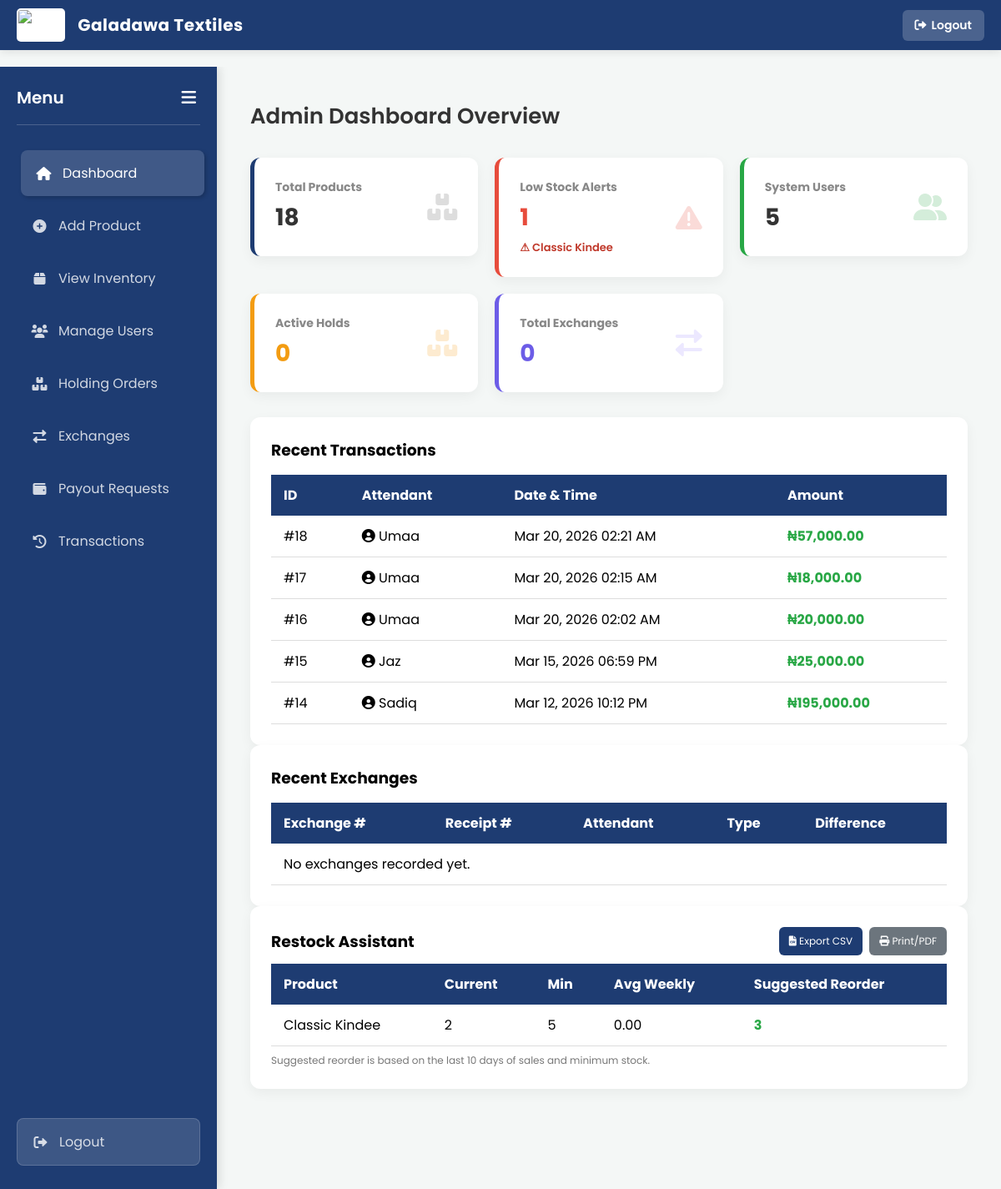
Page /admin/dashboard.php (signed in) on the committed database.
### tables this page shows
CREATE TABLE `sales` (
  `id` int(11) NOT NULL,
  `user_id` int(11) NOT NULL,
  `customer_name` varchar(100) DEFAULT 'Walk-in Customer',
  `total_amount` decimal(10,2) NOT NULL,
  `payment_method` enum('cash','transfer','pos') DEFAULT 'cash',
  `created_at` timestamp NOT NULL DEFAULT current_timestamp()
);

CREATE TABLE `users` (
  `id` int(11) NOT NULL,
  `username` varchar(50) NOT NULL,
  `password` varchar(255) NOT NULL,
  `role` enum('admin','sale_attendant') NOT NULL,
  `fullname` varchar(100) NOT NULL,
  `created_at` timestamp NOT NULL DEFAULT current_timestamp(),
  `status` enum('active','suspended') DEFAULT 'active'
);

CREATE TABLE `products` (
  `id` int(11) NOT NULL,
  `name` varchar(100) NOT NULL,
  `category` varchar(50) NOT NULL,
  `buy_price` decimal(10,2) NOT NULL,
  `sell_price` decimal(10,2) NOT NULL,
  `quantity` decimal(10,2) NOT NULL DEFAULT 0.00,
  `min_stock` decimal(10,2) DEFAULT 10.00,
  `created_at` timestamp NOT NULL DEFAULT current_timestamp(),
  `image` varchar(255) DEFAULT 'default.png'
);

### admin/dashboard.php (the view, shortened to what this page needs)
<?php
include '../includes/payouts.php';
$admin_payout_unread = get_admin_unread_count($conn);
$prod_result = $conn->query("SELECT COUNT(*) as total FROM products");
$prod_count = $prod_result ? (int)$prod_result->fetch_assoc()['total'] : 0;
$user_result = $conn->query("SELECT COUNT(*) as total FROM users");
$user_count = $user_result ? (int)$user_result->fetch_assoc()['total'] : 0;
$hold_result = $conn->query("SELECT COUNT(*) as total FROM held_orders WHERE status = 'active'");
$hold_count = $hold_result ? (int)$hold_result->fetch_assoc()['total'] : 0;
$exchange_result = $conn->query("SELECT COUNT(*) as total FROM exchange_transactions");
$exchange_count = $exchange_result ? (int)$exchange_result->fetch_assoc()['total'] : 0;
$low_stock_sql = "SELECT name FROM products WHERE quantity < min_stock";
$low_stock_result = $conn->query($low_stock_sql);
$low_stock_count = $low_stock_result ? $low_stock_result->num_rows : 0;
$restock_sql = "SELECT p.id, p.name, p.quantity, p.min_stock,
                       COALESCE(SUM(CASE WHEN s.created_at >= DATE_SUB(NOW(), INTERVAL 10 DAY) THEN si.quantity ELSE 0 END), 0) AS sold_10
                FROM products p
                LEFT JOIN sale_items si ON si.product_id = p.id
                LEFT JOIN sales s ON s.id = si.sale_id
                WHERE p.quantity < p.min_stock
                GROUP BY p.id, p.name, p.quantity, p.min_stock
                ORDER BY (p.min_stock - p.quantity) DESC, p.name ASC";
$restock_result = $conn->query($restock_sql);
$restock_items = [];
if ($restock_result) {
    while ($row = $restock_result->fetch_assoc()) {
        $qty = (float)$row['quantity'];
        $min_stock = (float)$row['min_stock'];
        $sold_10 = (float)$row['sold_10'];
        $avg_daily = $sold_10 / 10;
        $avg_weekly = $avg_daily * 7;
        $min_needed = max(0, $min_stock - $qty);
        $trend_needed = max(0, ($avg_weekly * 2) - $qty);
        $suggested = (int)ceil(max($min_needed, $trend_needed));
        $restock_items[] = [
            'id' => $row['id'],
            'name' => $row['name'],
            'quantity' => $qty,
            'min_stock' => $min_stock,
            'avg_weekly' => $avg_weekly,
            'suggested' => $suggested,
        ];
    }
}
        ?>
        <?php
$trans_sql = "SELECT sales.id, sales.total_amount, sales.created_at, users.username
              FROM sales
              JOIN users ON sales.user_id = users.id
              ORDER BY sales.created_at DESC
              LIMIT 5";
$trans_result = $conn->query($trans_sql);
$recent_transactions = [];
if ($trans_result) {
    while ($row = $trans_result->fetch_assoc()) {
        $recent_transactions[] = $row;
    }
}
$recent_exchanges = [];
?>
<!DOCTYPE html>
<html lang="en">
<head>
    <link rel="stylesheet" href="https://cdnjs.cloudflare.com/ajax/libs/font-awesome/6.0.0/css/all.min.css">
    <link rel="stylesheet" href="../css/style.css">
</head>
<body class="dashboard-page">
    <?php $is_dashboard = true; include '../includes/topbar.php'; ?>
    <div class="dashboard-container">
        <div class="sidebar" id="sidebar">
            <div class="sidebar-header">
                <h3>Menu</h3>
                <button class="toggle-btn" onclick="toggleSidebar()">
                    <i class="fas fa-bars"></i>
                </button>
            </div>
            <a href="dashboard.php" class="active"><i class="fas fa-home"></i> <span>Dashboard</span></a>
            <a href="add_product.php"><i class="fas fa-plus-circle"></i> <span>Add Product</span></a>
            <a href="view_inventory.php"><i class="fas fa-box"></i> <span>View Inventory</span></a>
            <a href="manage_users.php"><i class="fas fa-users"></i> <span>Manage Users</span></a>
            <a href="holding_orders.php"><i class="fas fa-boxes-stacked"></i> <span>Holding Orders</span></a>
            <a href="exchange_history.php"><i class="fas fa-right-left"></i> <span>Exchanges</span></a>
            <a href="payout_requests.php"><i class="fas fa-wallet"></i> <span>Payout Requests</span><?php if ($admin_payout_unread > 0): ?><span class="notif-dot"></span><?php endif; ?></a>
            <a href="transaction_history.php"><i class="fas fa-history"></i> <span>Transactions</span></a>
            <a href="../logout.php" class="sidebar-logout"><i class="fas fa-sign-out-alt"></i> <span>Logout</span></a>
        </div>
        <div class="main-content">
            <div class="header-title">Admin Dashboard Overview</div>
            <div class="stats-grid">
                <a href="view_inventory.php" class="card-link">
                    <div class="stat-card">
                        <div class="stat-info">
                            <h4>Total Products</h4>
                            <p><?php echo $prod_count; ?></p>
                        </div>
                        <i class="fas fa-boxes fa-2x" style="color: #ddd;"></i>
                    </div>
                </a>
                <a href="view_inventory.php?filter=low" class="card-link">
                    <div class="stat-card" style="border-left-color: #e74c3c;">
                        <div class="stat-info">
                            <h4>Low Stock Alerts</h4>
                            <p style="color: #e74c3c;"><?php echo $low_stock_count; ?></p>
                            <div id="lowStockSlideshow" class="low-stock-name">
                            </div>
                        </div>
                        <i class="fas fa-exclamation-triangle fa-2x" style="color: #fadbd8;"></i>
                    </div>
                </a>
                <a href="manage_users.php" class="card-link">
                    <div class="stat-card" style="border-left-color: #28a745;">
                        <div class="stat-info">
                            <h4>System Users</h4>
                            <p><?php echo $user_count; ?></p>
                        </div>
                        <i class="fas fa-user-friends fa-2x" style="color: #d4edda;"></i>
                    </div>
                </a>
                <a href="holding_orders.php" class="card-link">
                    <div class="stat-card" style="border-left-color: #f39c12;">
                        <div class="stat-info">
                            <h4>Active Holds</h4>
                            <p style="color: #f39c12;"><?php echo $hold_count; ?></p>
                        </div>
                        <i class="fas fa-boxes-stacked fa-2x" style="color: #fdebd0;"></i>
                    </div>
                </a>
                <a href="exchange_history.php" class="card-link">
                    <div class="stat-card" style="border-left-color: #6c5ce7;">
                        <div class="stat-info">
                            <h4>Total Exchanges</h4>
                            <p style="color: #6c5ce7;"><?php echo $exchange_count; ?></p>
                        </div>
                        <i class="fas fa-right-left fa-2x" style="color: #ece8ff;"></i>
                    </div>
                </a>
            </div>
            <div class="table-container">
                <h3>Recent Transactions</h3>
                <div class="table-scroll">
                    <table class="styled-table">
                        <thead>
                            <tr>
                                <th>ID</th>
                                <th>Attendant</th>
                                <th>Date & Time</th>
                                <th>Amount</th>
                            </tr>
                        </thead>
                        <tbody id="recentTransactionsTableBody">
                            <?php if (count($recent_transactions) > 0): ?>
                                <?php foreach ($recent_transactions as $row): ?>
                                    <tr onclick="window.location.href='transaction_history.php?id=<?php echo $row['id']; ?>'">
                                        <td>#<?php echo $row['id']; ?></td>
                                        <td><i class="fas fa-user-circle"></i> <?php echo htmlspecialchars(ucfirst($row['username']), ENT_QUOTES, 'UTF-8'); ?></td>
                                        <td><?php echo date("M d, Y h:i A", strtotime($row['created_at'])); ?></td>
                                        <td class="amount-badge">₦<?php echo number_format($row['total_amount'], 2); ?></td>
                                    </tr>
                                <?php endforeach; ?>
                            <?php else: ?>
                                <tr><td colspan="4">No transactions found.</td></tr>
                            <?php endif; ?>
                        </tbody>
                    </table>
                </div>
            </div>
            <div class="table-container">
                <h3>Recent Exchanges</h3>
                <div class="table-scroll">
                    <table class="styled-table">
                        <thead>
                            <tr>
                                <th>Exchange #</th>
                                <th>Receipt #</th>
                                <th>Attendant</th>
                                <th>Type</th>
                                <th>Difference</th>
                            </tr>
                        </thead>
                        <tbody>
                            <?php if (count($recent_exchanges) > 0): ?>
                                <?php foreach ($recent_exchanges as $row): ?>
                                    <tr onclick="window.open('exchange_history.php', '_self')">
                                        <td>#<?php echo str_pad((int)$row['id'], 6, '0', STR_PAD_LEFT); ?></td>
                                        <td>#<?php echo str_pad((int)$row['original_sale_id'], 6, '0', STR_PAD_LEFT); ?></td>
                                        <td><?php echo htmlspecialchars(ucfirst((string)($row['username'] ?? 'staff')), ENT_QUOTES, 'UTF-8'); ?></td>
                                        <td><?php echo htmlspecialchars(get_exchange_adjustment_label((string)$row['adjustment_type']), ENT_QUOTES, 'UTF-8'); ?></td>
                                        <td class="amount-badge">₦<?php echo number_format(abs((float)$row['amount_difference']), 2); ?></td>
                                    </tr>
                                <?php endforeach; ?>
                            <?php else: ?>
                                <tr><td colspan="5">No exchanges recorded yet.</td></tr>
                            <?php endif; ?>
                        </tbody>
                    </table>
                </div>
            </div>
            <div class="table-container">
                <div class="table-head-row">
                    <h3 style="margin: 0;">Restock Assistant</h3>
                    <div class="table-actions">
                        <a href="dashboard.php?export_restock=csv" class="btn" style="text-decoration: none; padding: 8px 12px; border-radius: 6px; background: #1e3c72; color: #fff; font-size: 12px;">
                            <i class="fas fa-file-csv"></i> Export CSV
                        </a>
                        <a href="dashboard.php?export_restock=print" class="btn" style="text-decoration: none; padding: 8px 12px; border-radius: 6px; background: #6c757d; color: #fff; font-size: 12px;">
                            <i class="fas fa-print"></i> Print/PDF
                        </a>
                    </div>
                </div>
                <div class="table-scroll">
                    <table class="styled-table" style="margin-top: 10px;">
                        <thead>
                            <tr>
                                <th>Product</th>
                                <th>Current</th>
                                <th>Min</th>
                                <th>Avg Weekly</th>
                                <th>Suggested Reorder</th>
                            </tr>
                        </thead>
                        <tbody>
                            <?php if (count($restock_items) > 0): ?>
                                <?php foreach ($restock_items as $item): ?>
                                    <tr>
                                        <td><?php echo htmlspecialchars($item['name'], ENT_QUOTES, 'UTF-8'); ?></td>
                                        <td><?php echo $item['quantity']; ?></td>
                                        <td><?php echo $item['min_stock']; ?></td>
                                        <td><?php echo number_format($item['avg_weekly'], 2); ?></td>
                                        <td class="amount-badge"><?php echo number_format($item['suggested'], 0); ?></td>
                                    </tr>
                                <?php endforeach; ?>
                            <?php else: ?>
                                <tr><td colspan="5">No low stock items.</td></tr>
                            <?php endif; ?>
                        </tbody>
                    </table>
                </div>
                <div style="margin-top: 8px; color: #777; font-size: 12px;">
                    Suggested reorder is based on the last 10 days of sales and minimum stock.
                </div>
            </div>
        </div>
    </div>
</body>
</html>

### rows in the picture
sales: id "18", user.username "Umaa", created_at "Mar 20, 2026 02:21 AM", total_amount "57,000.00"
sales: id "17", user.username "Umaa", created_at "Mar 20, 2026 02:15 AM", total_amount "18,000.00"
sales: id "16", user.username "Umaa", created_at "Mar 20, 2026 02:02 AM", total_amount "20,000.00"
sales: id "15", user.username "Jaz", created_at "Mar 15, 2026 06:59 PM", total_amount "25,000.00"
sales: id "14", user.username "Sadiq", created_at "Mar 12, 2026 10:12 PM", total_amount "195,000.00"
products: name "Classic Kindee", quantity "2", min_stock "5", avg_weekly "0.00", id "3"

### other values in the picture
$prod_count "18"
$low_stock_count "1"
$user_count "5"
$hold_count "0"
$exchange_count "0"
